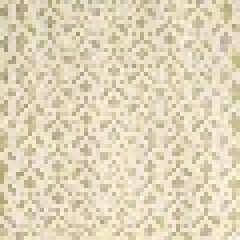
#> input picture tp1/test1.jpg, 60 x 60 px (shown 4 times larger)
$ python 'Codage predictif sur image.py'
#> lines starting #> are read from the running program, lines starting #| are printed output that depends on the picture
import numpy as np
import matplotlib.pyplot as py
import os
import time


def rgb2gray(rgb):
    return np.dot(rgb[:, :], [0.299, 0.587, 0.114])


start = time.time()
nomImage = 'test1.jpg'

print(os.path.getsize(nomImage), 'bytes')
fig1 = py.figure(figsize=(10, 10))
imagelue = py.imread(nomImage)
#> imagelue is the input picture: shape (60, 60, 3); mean R, G, B 223.9, 213.4, 185.5
image = imagelue.astype('float')
image = rgb2gray(image)
#> in rgb2gray, `return np.dot(rgb[:, :], [0.299, 0.587, 0.114])`:
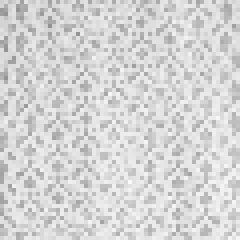
#> returned value: shape (60, 60) float64 (shown 4 times larger); min 146.6, max 250.2, mean 213.3
imageout = image.astype('uint8')
py.imshow(imageout, cmap=py.get_cmap('gray'))
# py.show()

hist, intervalles = np.histogram(imageout, bins=256)
#> hist = 256 values, max 127 at index 209, min 0 at index 1, mean 14.06; intervalles = 257 values from 146 to 250
py.bar(intervalles[:-1], hist, width=2)
py.xlim(min(intervalles)-1, max(intervalles))
# py.show()

col = image[:, 0]
#> col = 60 values, max 231 at index 38, min 153.7 at index 2, mean 197.5
image = np.column_stack((col, image))
#> image: shape (60, 61) float64
col = image[:, len(image[0])-1]
#> col = 60 values, max 245.2 at index 59, min 176.1 at index 16, mean 214.6
image = np.column_stack((col, image))
#> image: shape (60, 62) float64
row = image[0, :]
#> row = 62 values, max 232.9 at index 46, min 161.9 at index 7, mean 205.2
image = np.row_stack((row, image))
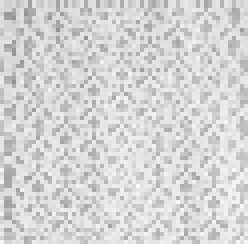
#> image: shape (61, 62) float64 (shown 4 times larger); min 146.6, max 250.2, mean 213
row = image[len(image)-1, :]
#> row = 62 values, max 245.3 at index 59, min 174.1 at index 6, mean 222.9
image = np.row_stack((row, image))
#> image: shape (62, 62) float64

matpred = [[0.33, 0.33], [0.33, 0.0]]

erreur = np.zeros((len(image)-2, len(image[0])-2))
#> erreur: shape (60, 60) float64; every value is 0
imagepred = np.zeros((len(image)-2, len(image[0])-2))
for i in range(1, len(image)-2):
    for j in range(1, len(image[0])-2):
        imagepred[i][j] = image[i-1][j-1]*matpred[0][0]+image[i-1][j]*matpred[0][1]+image[i][j-1]*matpred[1][0]
        erreur[i][j] = imagepred[i][j]-image[i][j]
#> this loop made 59 passes
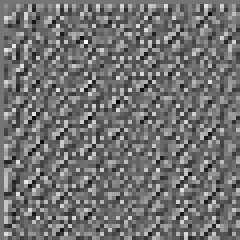
#> erreur: shape (60, 60) float64 (shown 4 times larger); min -63.84, max 74.88, mean -2.1; drawn with min black and max white
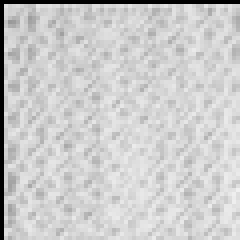
#> imagepred: shape (60, 60) float64 (shown 4 times larger); min 0, max 240.1, mean 203.8

hist, intervalles = np.histogram(erreur, bins=100)
#> hist = 100 values, max 194 at index 46, min 0 at index 1, mean 36; intervalles = 101 values from -63.84 to 74.88
py.bar(intervalles[:-1], hist, width=2)
py.xlim(min(intervalles)-1, max(intervalles))
# py.show()

fig2 = py.figure(figsize=(10, 10))
imageout = imagepred.astype('uint8')
py.imshow(imageout, cmap=py.get_cmap('gray'))
# py.show()

# Taille apres codage (Attention a la compression de Windows)
py.imsave('output.jpg', imageout, cmap=py.get_cmap('gray'))
print(os.path.getsize('output.jpg'), 'bytes')

fig3 = py.figure(figsize=(10, 10))
erreur = abs(erreur)*5
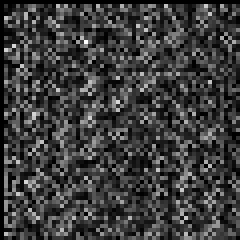
#> erreur: shape (60, 60) float64 (shown 4 times larger); min 0, max 374.4, mean 89.4; drawn with min black and max white
imageout = erreur.astype('uint8')
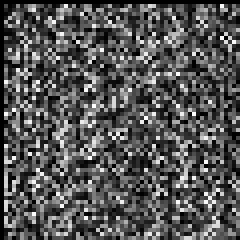
#> imageout: shape (60, 60) (shown 4 times larger); min 0, max 255, mean 84.8
py.imshow(imageout, cmap=py.get_cmap('gray'))
# py.show()

end = time.time()

print('Temps d\'execution du programme', end-start, 'secondes')
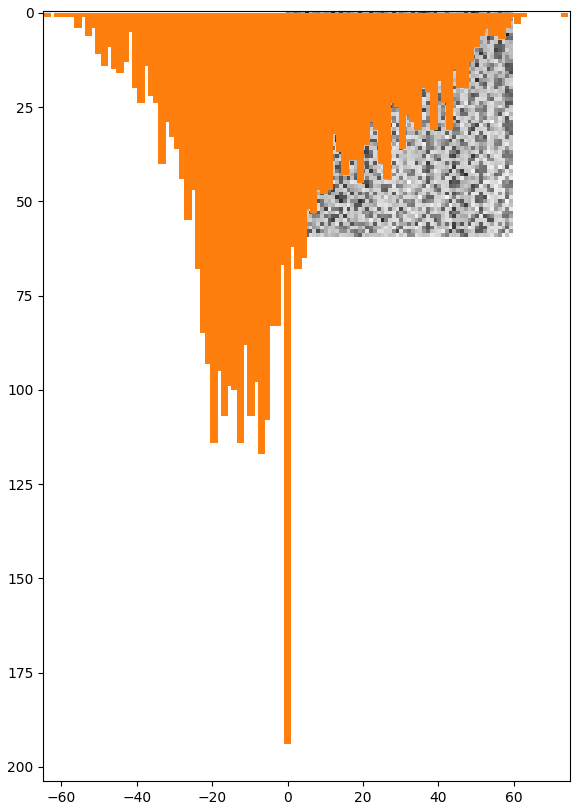
#> figure drawn by matplotlib, 1 panel

$ run again, with tp1/test3.jpg copied over tp1/test1.jpg
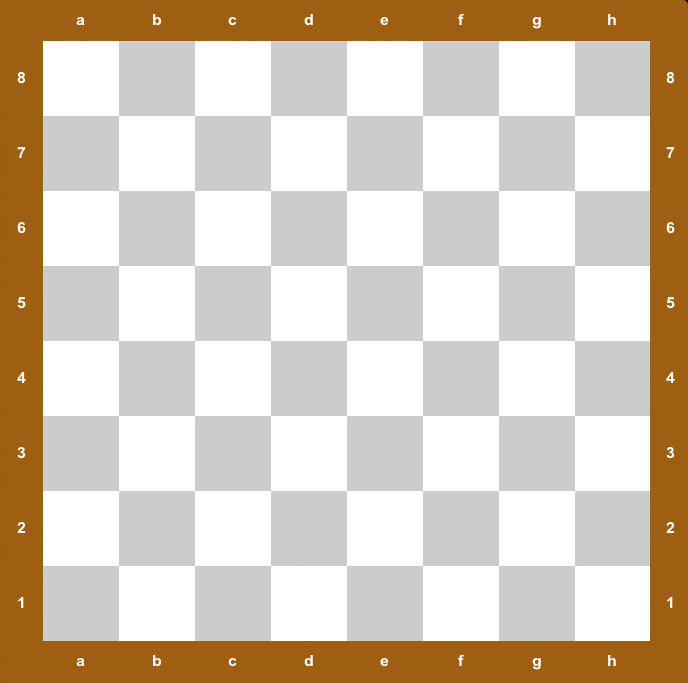
#> input picture tp1/test3.jpg, 688 x 683 px
#> imagelue is the input picture: shape (683, 688, 3) float32; mean R, G, B 0.839, 0.784, 0.716
#> `hist, intervalles = np.histogram(imageout, bins=256)`: hist = 256 values, max 469904 at index 128, min 0 at index 0, mean 1835.6; intervalles = 257 values from -0.5 to 0.5
#> `col = image[:, 0]`: col = 683 values, max 0.412 at index 35, min 0.392 at index 1, mean 0.408
#> `col = image[:, len(image[0])-1]`: col = 683 values, max 0.42 at index 9, min 0.00938 at index 1, mean 0.41
#> `row = image[0, :]`: row = 690 values, max 0.427 at index 682, min 0.00938 at index 688, mean 0.409
#> `row = image[len(image)-1, :]`: row = 690 values, max 0.416 at index 376, min 0.408 at index 1, mean 0.412
#> after the loop `for i in range(1, len(image)-2):`:
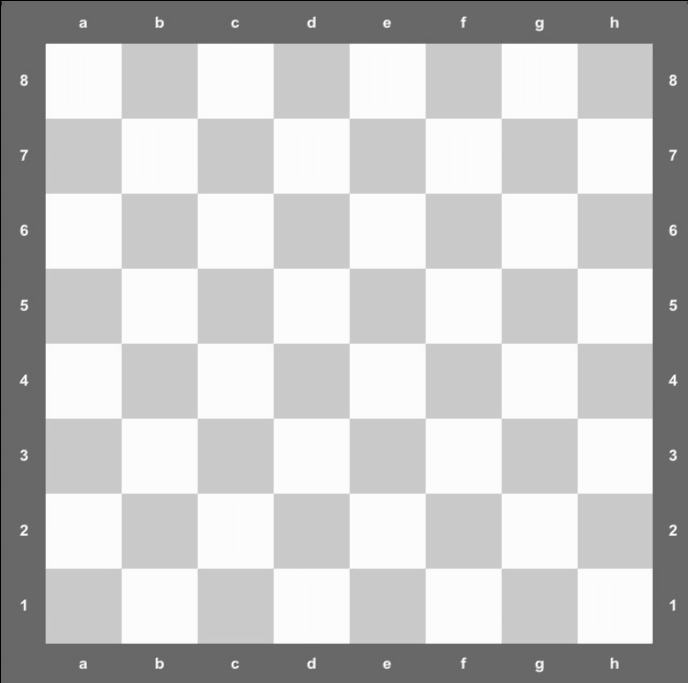
#> imagepred: shape (683, 688) float64; min 0, max 0.99, mean 0.783
#> `hist, intervalles = np.histogram(erreur, bins=100)`: hist = 100 values, max 349643 at index 51, min 0 at index 1, mean 4699; intervalles = 101 values from -0.566 to 0.51
#> `print('Temps d\'execution du programme', end-start, 'secondes')`:
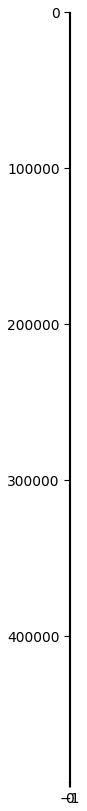
#> figure drawn by matplotlib, 1 panel
